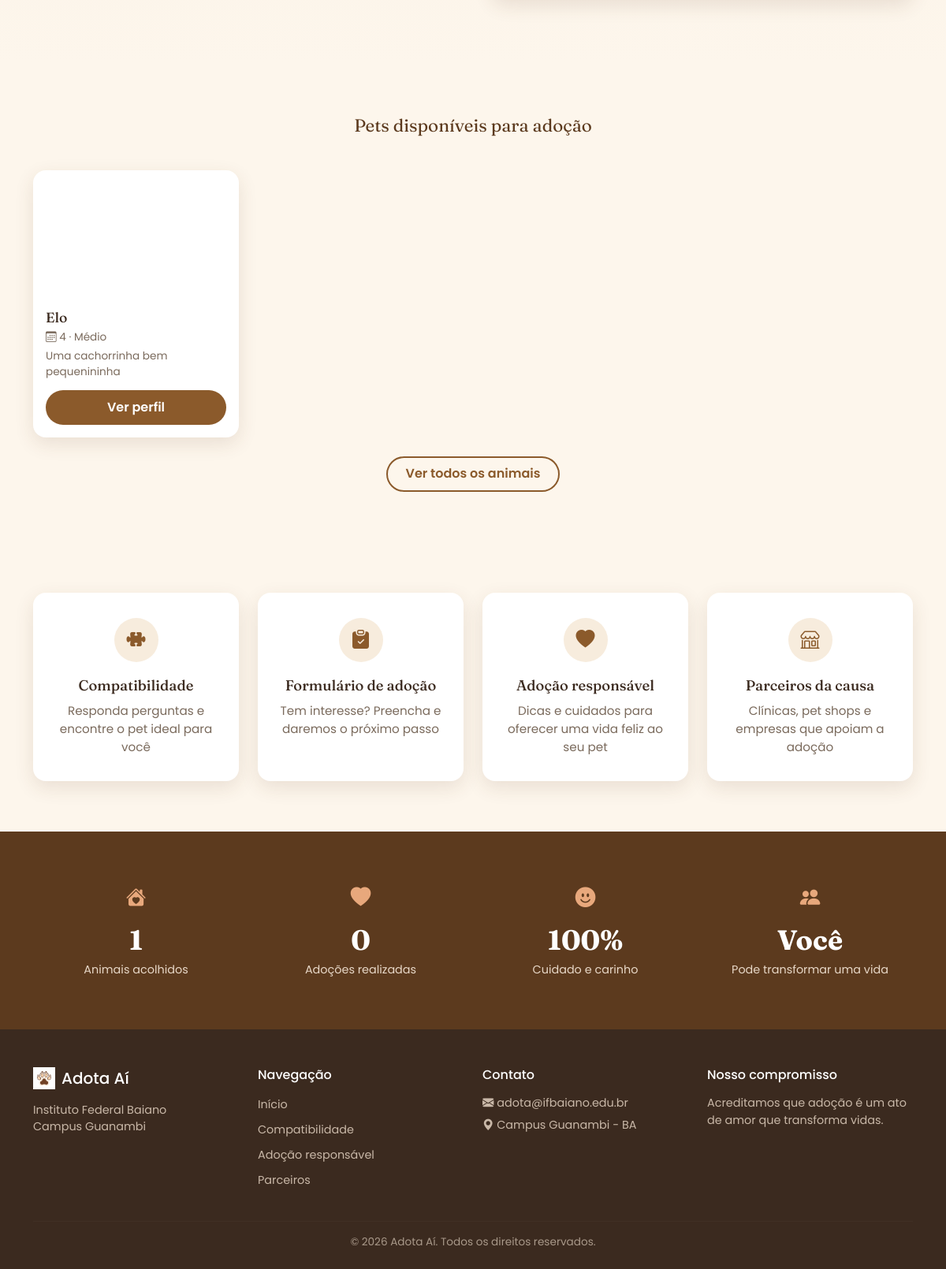
Before: / (lower part) with the older database file.
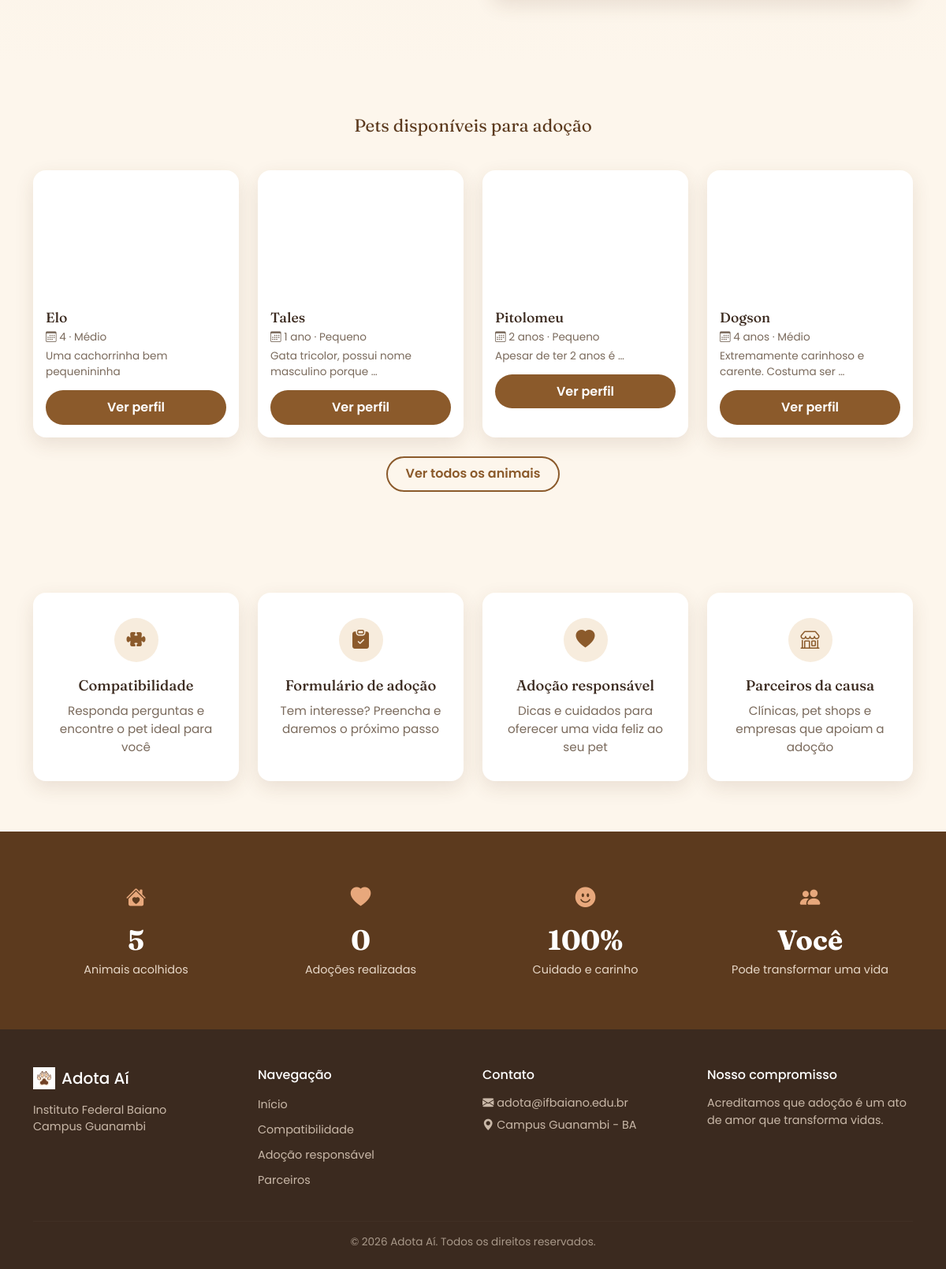
After: the same page with the newer database file.
### adocao/models.py (models this page shows, shortened)
class Pet(models.Model):
    ESPECIE = choices.ESPECIE
    PORTE = choices.PORTE
    ENERGIA = choices.ENERGIA
    TEMPERAMENTO = choices.TEMPERAMENTO
    INDEPENDENCIA = choices.INDEPENDENCIA
    TOLERANCIA_BARULHO = choices.TOLERANCIA_BARULHO
    EXPERIENCIA = choices.EXPERIENCIA
    CUIDADOS = choices.CUIDADOS
    CONVIVE = choices.CONVIVE
    nome = models.CharField(max_length=100)
    idade = models.CharField(max_length=50)
    descricao = models.TextField()
    foto = models.ImageField(
        upload_to="pets/"
    )
    disponivel = models.BooleanField(
        default=True
    )
    especie = models.CharField(
        "espécie", max_length=10, choices=choices.ESPECIE
    )
    porte = models.PositiveSmallIntegerField(
        "porte", choices=choices.PORTE
    )
    energia = models.PositiveSmallIntegerField(
        "nível de energia", choices=choices.ENERGIA
    )
    temperamento = models.PositiveSmallIntegerField(
        "temperamento", choices=choices.TEMPERAMENTO
    )
    independencia = models.PositiveSmallIntegerField(
        "independência", choices=choices.INDEPENDENCIA
    )
    tolerancia_barulho = models.PositiveSmallIntegerField(
        "tolerância a barulho", choices=choices.TOLERANCIA_BARULHO
    )
    experiencia = models.PositiveSmallIntegerField(
        "experiência exigida do tutor", choices=choices.EXPERIENCIA
    )
    cuidados = models.PositiveSmallIntegerField(
        "cuidados especiais", choices=choices.CUIDADOS
    )
    convive_criancas = models.CharField(
        "convive bem com crianças", max_length=3, choices=choices.CONVIVE
    )
    convive_outros_pets = models.CharField(
        "convive bem com outros pets", max_length=3, choices=choices.CONVIVE
    )

### usuarios/views.py (the view)
def home(request):
    pets = Pet.objects.filter(disponivel=True)[:4]
    total_acolhidos = Pet.objects.count()
    total_adocoes = SolicitacaoAdocao.objects.filter(status='Aprovado').count()
    return render(
        request,
        'home.html',
        {
            'pets': pets,
            'total_acolhidos': total_acolhidos,
            'total_adocoes': total_adocoes,
        }
    )

### templates/home.html (shortened to what the changed rows need)
{% extends 'base.html' %}
{% load static %}
{% block conteudo %}
<section class="section-pets" id="pets">
    <div class="container">
        <div class="row g-4">
            {% for pet in pets %}
            <div class="col-6 col-md-3">
                <div class="pet-card">
                    <div class="pet-card-img" style="background-image:url('{{ pet.foto.url }}')"></div>
                    <div class="pet-card-body">
                        <h3>{{ pet.nome }}</h3>
                        <p class="pet-meta"><i class="bi bi-calendar3"></i> {{ pet.idade }} · {{ pet.get_porte_display }}</p>
                        <p class="pet-temper">{{ pet.descricao|truncatewords:6 }}</p>
                        <a href="{% url 'detalhe_pet' pet.id %}" class="btn btn-primary-custom w-100">Ver perfil</a>
                    </div>
                </div>
            </div>
            {% empty %}
            <div class="col-12 text-center py-4">
                <p class="pet-temper">Nenhum pet disponível no momento. Volte em breve! 🐾</p>
            </div>
            {% endfor %}
        </div>
    </div>
</section>
<section class="section-stats">
    <div class="container">
        <div class="row g-4 text-center">
            <div class="col-6 col-md-3">
                <div class="stat-item">
                    <div class="stat-icon"><i class="bi bi-house-heart-fill"></i></div>
                    <div class="stat-number">{{ total_acolhidos }}</div>
                    <div class="stat-label">Animais acolhidos</div>
                </div>
            </div>
        </div>
    </div>
</section>
{% endblock %}

Changed rows visible on the page:
added Pet: nome "Tales", idade "1 ano", porte "Pequeno", descricao "Gata tricolor, possui nome masculino porque …"
added Pet: nome "Pitolomeu", idade "2 anos", porte "Pequeno", descricao "Apesar de ter 2 anos é …"
added Pet: nome "Dogson", idade "4 anos", porte "Médio", descricao "Extremamente carinhoso e carente. Costuma ser …"
Other visible differences:
{{ total_acolhidos }}: "1" → "5"
